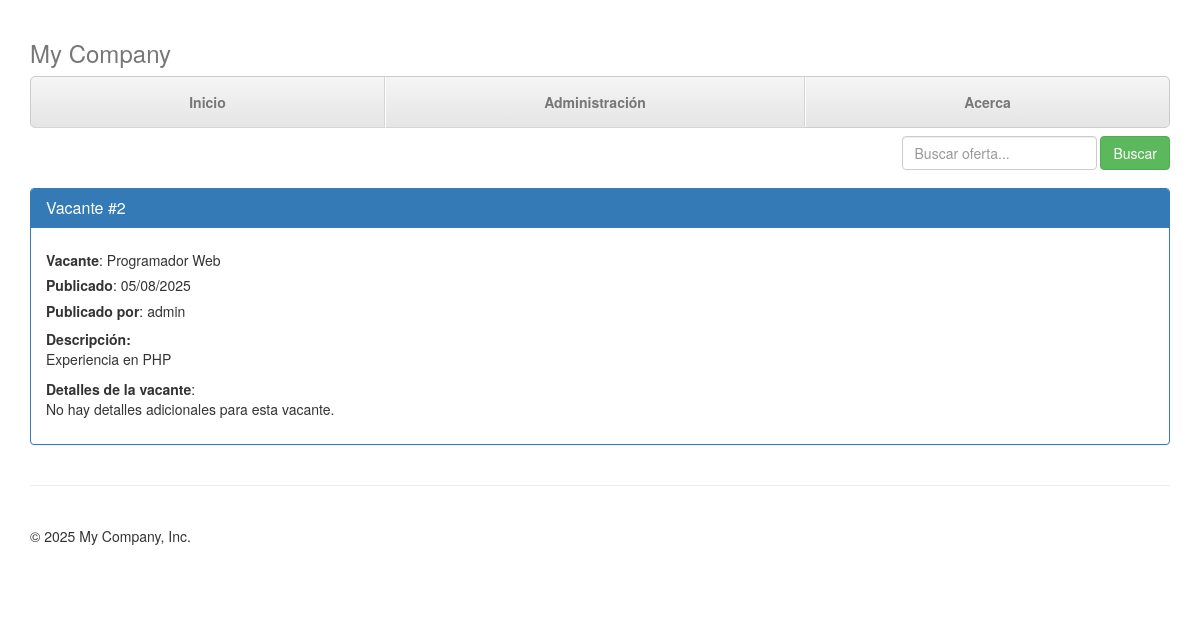
The page /vacante/2 on the database as committed earlier.
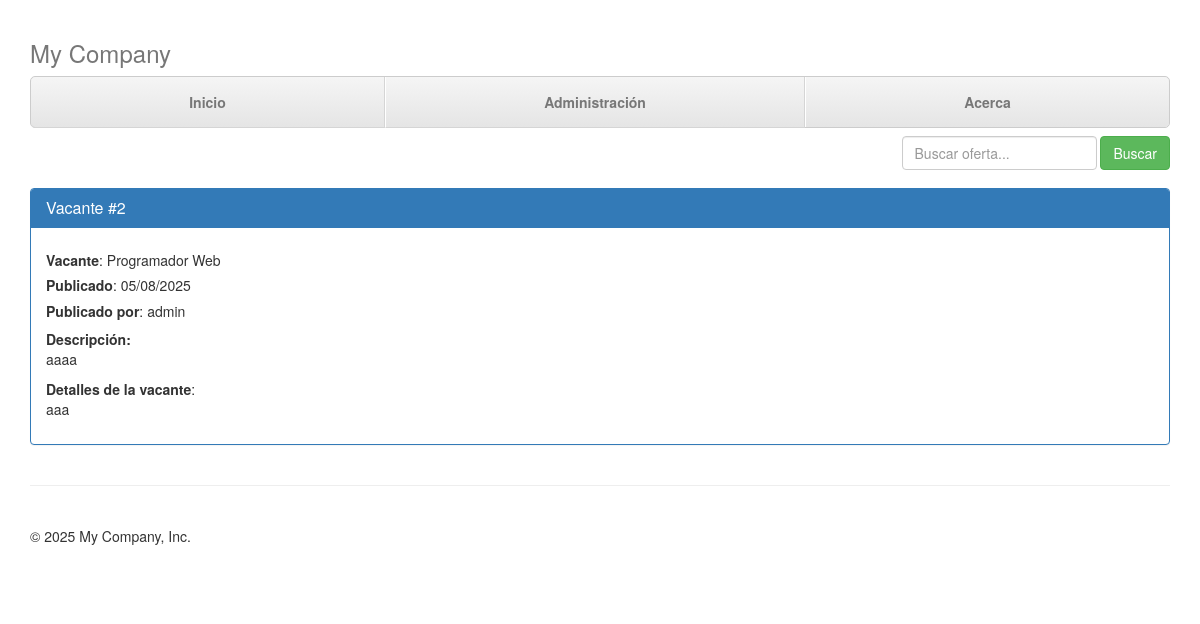
The same page on the database as committed later.
### models.py (models this page shows, shortened)
class Vacante(db.Model):
    __tablename__ = 'vacantes'
    id = db.Column(db.Integer, primary_key=True)
    nombre = db.Column(db.String(100), nullable=False)
    descripcion = db.Column(db.Text, nullable=False)
    detalle = db.Column(db.Text)
    fecha_publicacion = db.Column(db.DateTime, nullable=False, default=datetime.now)
    usuario_id = db.Column(db.Integer, db.ForeignKey('usuarios.id'), nullable=False)

### app.py (the view)
@app.route('/vacante/<int:id>')
def detalle_vacante(id):
    vacante = Vacante.query.get_or_404(id)
    return render_template('detalle.html', vacante=vacante, datetime=datetime)

### templates/detalle.html (shortened to what this page needs)
{% extends "base.html" %}
{% block content %}
  <div class="masthead">
    <h3 class="text-muted">My Company</h3>
    <nav>
      <ul class="nav nav-justified">
        <li><a href="{{ url_for('index') }}">Inicio</a></li>
        <li><a href="{{ url_for('admin') if 'user_id' in session else url_for('login') }}">Administración</a></li>
        <li><a href="{{ url_for('acerca') }}">Acerca</a></li>
      </ul>
    </nav>
  </div>
  <form method="get" action="{{ url_for('buscar') }}" class="navbar-form navbar-right">
    <div class="form-group">
      <input type="text" name="query" required placeholder="Buscar oferta..." class="form-control">
    </div>
    <button type="submit" class="btn btn-success">Buscar</button>
  </form>
  <br><br><br>
  <div class="panel panel-primary">
    <div class="panel-heading">
      <h3 class="panel-title">Vacante #{{ vacante.id }}</h3>
    </div>
    <div class="panel-body">
      <h5><b>Vacante</b>: {{ vacante.nombre }}</h5>
      <h5><b>Publicado</b>: {{ vacante.fecha_publicacion.strftime('%d/%m/%Y') }}</h5>
      <h5><b>Publicado por</b>: {{ vacante.autor.username }}</h5>
      <b>Descripción:</b><br>
      <p class="text-justify">{{ vacante.descripcion }}</p>
      <b>Detalles de la vacante</b>:<br>
      <div class="text-justify">
        {% if vacante.detalle %}
          {{ vacante.detalle|safe }}
        {% else %}
          <p>No hay detalles adicionales para esta vacante.</p>
        {% endif %}
      </div>
    </div>
  </div>
{% endblock %}

Rows that differ between the two databases and show on the page:
changed Vacante "Programador Web": descripcion "Experiencia en PHP" → "aaaa"; detalle (not shown) → "aaa"
Other text that changed with them:
text no longer shown: "No hay detalles adicionales para esta vacante."
